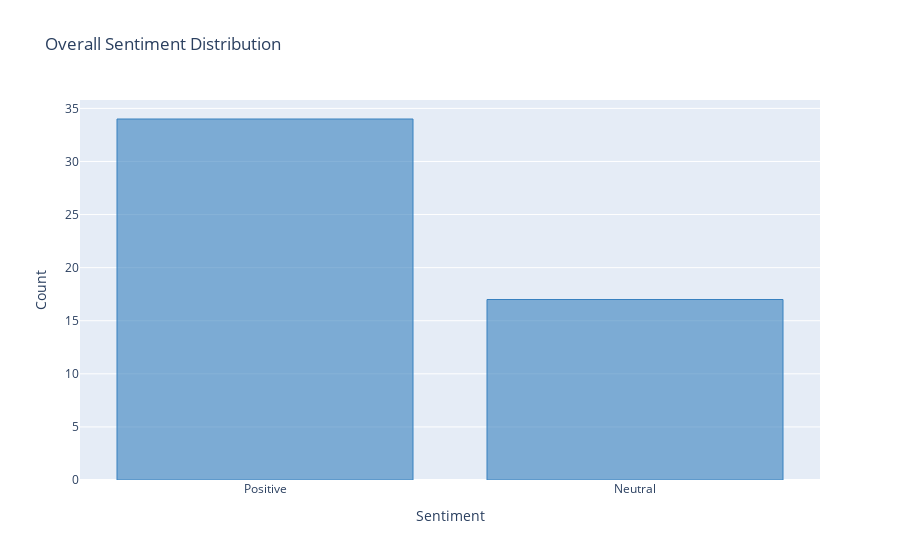

Notebook cell for this chart:
### Code cell
# show barchart of overall tweet sentiment
layout1=dict(autosize=True, yaxis=dict(automargin=True, title="Count"), xaxis=dict(automargin=True, title="Sentiment"),title="Overall Sentiment Distribution")
df['Sentiment'].value_counts().iplot(kind='bar', title='Overall Sentiment Distribution', color="blue", layout=layout1)

### Figure 1 — Plotly figure (JSON) as saved in the notebook; plotly's stock layout.template omitted (floating-point values rounded to 4 significant figures)
{"data": [{"marker": {"color": "rgba(55, 128, 191, 0.6)", "line": {"color": "rgba(55, 128, 191, 1.0)", "width": 1}}, "name": "Sentiment", "orientation": "v", "text": "", "type": "bar", "x": ["Positive", "Neutral"], "y": [34, 17]}], "layout": {"autosize": true, "title": {"text": "Overall Sentiment Distribution"}, "xaxis": {"automargin": true, "autorange": true, "range": [-0.5, 1.5], "title": {"text": "Sentiment"}, "type": "category"}, "yaxis": {"automargin": true, "autorange": true, "range": [0, 35.79], "title": {"text": "Count"}, "type": "linear"}}}
